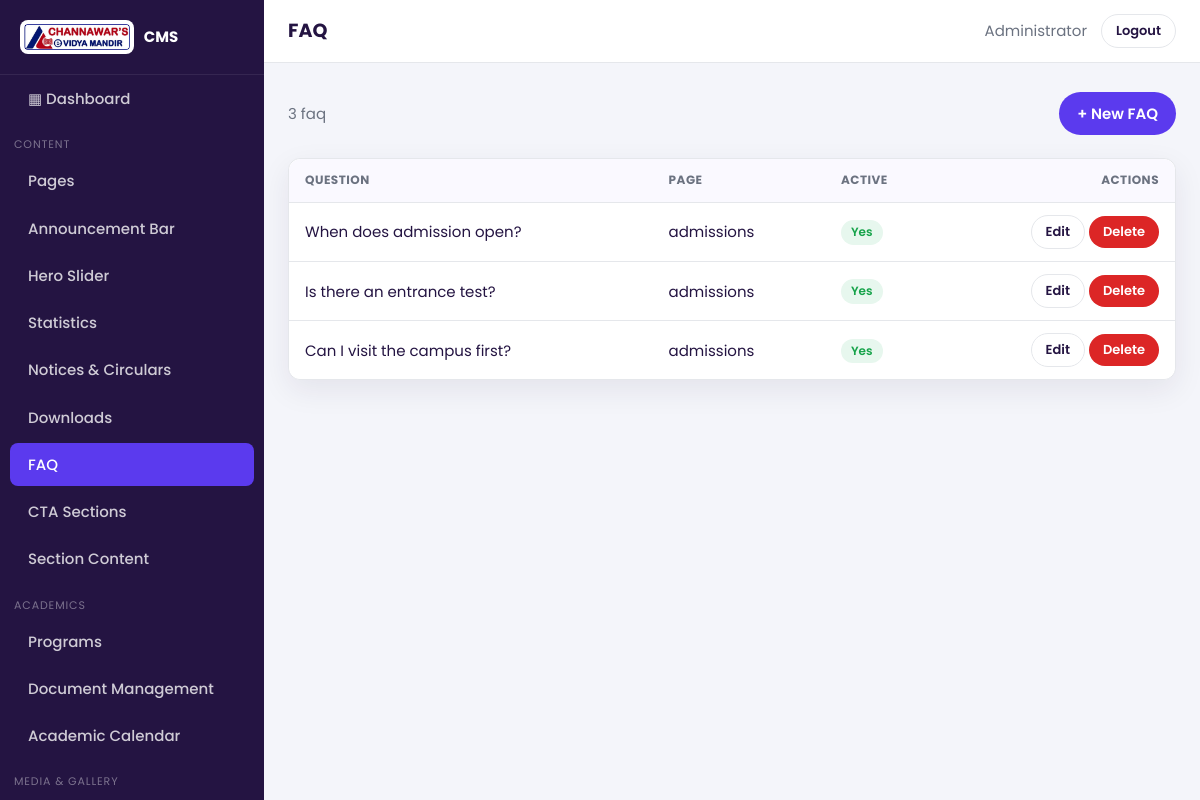
The app's page /admin/module/faqs (signed in) with its own data.
### tables this page shows
CREATE TABLE `cevm_users` (
  `id` int(10) unsigned NOT NULL AUTO_INCREMENT,
  `name` varchar(120) NOT NULL,
  `email` varchar(190) NOT NULL,
  `password` varchar(255) NOT NULL,
  `role` enum('admin','editor') NOT NULL DEFAULT 'editor',
  `avatar` varchar(255) DEFAULT NULL,
  `is_active` tinyint(1) NOT NULL DEFAULT 1,
  `reset_token` varchar(64) DEFAULT NULL,
  `reset_expires` datetime DEFAULT NULL,
  `last_login_at` datetime DEFAULT NULL,
  `created_at` datetime DEFAULT NULL,
  `updated_at` datetime DEFAULT NULL,
  `deleted_at` datetime DEFAULT NULL,
  PRIMARY KEY (`id`),
  UNIQUE KEY `uq_users_email` (`email`),
  KEY `idx_users_active` (`is_active`)
);

CREATE TABLE `cevm_faqs` (
  `id` int(10) unsigned NOT NULL AUTO_INCREMENT,
  `question` varchar(255) NOT NULL,
  `answer` text NOT NULL,
  `page` varchar(60) DEFAULT 'admissions',
  `sort_order` int(11) NOT NULL DEFAULT 0,
  `is_active` tinyint(1) NOT NULL DEFAULT 1,
  `created_at` datetime DEFAULT NULL,
  `updated_at` datetime DEFAULT NULL,
  PRIMARY KEY (`id`),
  KEY `idx_faq_page` (`page`)
);

### app/Core/Controller.php (called while the page is built, shortened)
<?php
abstract class Controller
{
    protected function view(string $view, array $data = [], ?string $layout = null): void
    {
        View::output($view, $data, $layout);
    }
}

### app/Controllers/Admin/CrudController.php (called while the page is built, shortened)
<?php
final class CrudController extends Controller
{
    private array $module;
    private string $key;
    private GenericModel $model;
    public function __construct(string $key)
    {
        $modules = require APP_PATH . '/modules.php';
        $this->key = $key;
        $this->module = $modules[$key];
        $this->model = new GenericModel($this->module['table'], !empty($this->module['softDelete']));
    }
    public function index(): void
    {
        $rows = $this->model->all($this->module['orderBy'] ?? 'id DESC');
        $this->view('admin/crud/list', [
            'title' => $this->module['label'],
            'moduleKey' => $this->key,
            'module' => $this->module,
            'rows' => $rows,
        ], 'admin/layout');
    }
}

### config/config.php (called while the page is built, shortened)
<?php
require_once CONFIG_PATH . '/database.php';
spl_autoload_register(static function (string $class): void {
    $relative = str_replace('\\', '/', substr($class, 4));
    $file = APP_PATH . '/' . $relative . '.php';
});
require_once APP_PATH . '/helpers.php';

### app/Core/Database.php (called while the page is built, shortened)
<?php
final class Database
{
    private static ?Database $instance = null;
    private ?PDO $pdo = null;
    public static function instance(): self
    {
        return self::$instance ??= new self();
    }
    public function pdo(): PDO
    {
        if ($this->pdo instanceof PDO) {
            return $this->pdo;
        }
        $dsn = sprintf('mysql:host=%s;port=%s;dbname=%s;charset=%s', DB_HOST, defined('DB_PORT') ? DB_PORT : '3306', DB_NAME, DB_CHARSET);
        $options = [
            PDO::ATTR_ERRMODE            => PDO::ERRMODE_EXCEPTION,
            PDO::ATTR_DEFAULT_FETCH_MODE => PDO::FETCH_ASSOC,
            PDO::ATTR_EMULATE_PREPARES   => false,
            PDO::ATTR_TIMEOUT            => 5,
        ];
        $delaysMs = [100, 200, 400, 800, 1200];
        $attempt = 0;
        while (true) {
            try {
                $this->pdo = new PDO($dsn, DB_USER, DB_PASS, $options);
                return $this->pdo;
            } catch (PDOException $e) {
                if ($attempt >= count($delaysMs)) {
                    throw $e;
                }
                usleep($delaysMs[$attempt] * 1000);
                $attempt++;
            }
        }
    }
    public function run(string $sql, array $params = []): PDOStatement
    {
        $stmt = $this->pdo()->prepare($sql);
        $stmt->execute($params);
        return $stmt;
    }
    public function first(string $sql, array $params = []): ?array
    {
        $row = $this->run($sql, $params)->fetch();
        return $row === false ? null : $row;
    }
    public function all(string $sql, array $params = []): array
    {
        return $this->run($sql, $params)->fetchAll();
    }
}

### app/Models/GenericModel.php (called while the page is built, shortened)
<?php
final class GenericModel extends Model
{
    public function __construct(string $table, bool $softDelete = false)
    {
        $this->table = $table;
        $this->softDelete = $softDelete;
    }
}

### app/Core/Model.php (called while the page is built, shortened)
<?php
abstract class Model
{
    protected string $table;
    protected bool $softDelete = false;
    protected Database $db;
    public function __construct()
    {
        $this->db = Database::instance();
    }
    protected function t(): string
    {
        return DB_PREFIX . $this->table;
    }
    private function notDeleted(string $where = ''): string
    {
        if (!$this->softDelete) return $where;
        $clause = 'deleted_at IS NULL';
        return $where === '' ? "WHERE {$clause}" : "{$where} AND {$clause}";
    }
    public function all(string $orderBy = 'id DESC', ?int $limit = null): array
    {
        $sql = "SELECT * FROM {$this->t()} " . $this->notDeleted() . " ORDER BY {$orderBy}";
        return $this->db->all($sql);
    }
}

### app/helpers.php (called while the page is built, shortened)
<?php
if (!function_exists('e')) {
    function e($value): string
    {
        return htmlspecialchars((string) ($value ?? ''), ENT_QUOTES | ENT_SUBSTITUTE, 'UTF-8');
    }
}
if (!function_exists('admin_url')) {
    function admin_url(string $path = ''): string
    {
        return ADMIN_URL . ($path !== '' ? '/' . ltrim($path, '/') : '');
    }
}
if (!function_exists('asset')) {
    function asset(string $path): string
    {
        return BASE_URL . '/assets/' . ltrim($path, '/');
    }
}
if (!function_exists('str_excerpt')) {
    function str_excerpt(string $text, int $words = 22): string
    {
        $text = trim(strip_tags($text));
        $parts = preg_split('/\s+/', $text);
        if (count($parts) <= $words) return $text;
        return implode(' ', array_slice($parts, 0, $words)) . '…';
    }
}

### app/Models/Setting.php (called while the page is built, shortened)
<?php
final class Setting
{
    private static ?array $cache = null;
    private static function load(): array
    {
        if (self::$cache === null) {
            self::$cache = [];
            $rows = Database::instance()->all(
                'SELECT setting_key, setting_value FROM ' . DB_PREFIX . 'settings'
            );
            foreach ($rows as $r) {
                self::$cache[$r['setting_key']] = $r['setting_value'];
            }
        }
        return self::$cache;
    }
    public static function get(string $key, ?string $default = null): ?string
    {
        $all = self::load();
        return $all[$key] ?? $default;
    }
}

### app/Core/Session.php (called while the page is built, shortened)
<?php
final class Session
{
    public static function get(string $key, $default = null)
    {
        return $_SESSION[$key] ?? $default;
    }
}

### app/Core/Auth.php (called while the page is built, shortened)
<?php
final class Auth
{
    public static function user(): ?array
    {
        return Session::get(self::KEY);
    }
    public static function id(): ?int
    {
        return self::user()['id'] ?? null;
    }
    public static function refresh(): void
    {
        $user = Database::instance()->first(
            'SELECT * FROM ' . DB_PREFIX . 'users WHERE id = ? LIMIT 1', [self::id()]
        );
    }
}

### app/Views/admin/crud/list.php (the view, shortened to what this page needs)
<?php
$types = [];
foreach ($module['fields'] as $f) { $types[$f['name']] = $f['type'] ?? 'text'; }
$boolCols = ['is_active', 'is_published', 'is_featured', 'is_pinned', 'is_approved'];
?>
<div class="toolbar">
  <p class="muted"><?= count($rows) ?> <?= e(strtolower($module['label'])) ?></p>
  <a class="btn" href="<?= admin_url('module/' . $moduleKey . '/create') ?>">+ New <?= e($module['singular']) ?></a>
</div>
<div class="card" style="overflow-x:auto">
<?php if (empty($rows)): ?>
  <div class="card__body"><p class="muted">No records yet. Click “New <?= e($module['singular']) ?>” to add one.</p></div>
<?php else: ?>
  <table class="table">
    <thead>
      <tr>
        <?php foreach ($module['listColumns'] as $col => $label): ?>
          <th><?= e($label) ?></th>
        <?php endforeach; ?>
        <th style="text-align:right">Actions</th>
      </tr>
    </thead>
    <tbody>
    <?php foreach ($rows as $r): ?>
      <tr>
        <?php foreach ($module['listColumns'] as $col => $label):
          $type = $types[$col] ?? 'text';
          $val = $r[$col] ?? ''; ?>
          <td>
            <?php if (in_array($col, $boolCols, true)): ?>
              <span class="badge <?= $val ? 'on' : 'off' ?>"><?= $val ? 'Yes' : 'No' ?></span>
            <?php elseif ($type === 'image' && $val): ?>
              <img class="thumb" src="<?= e(upload_url($val)) ?>" alt="">
            <?php else: ?>
              <?= e(str_excerpt((string) $val, 10)) ?>
            <?php endif; ?>
          </td>
        <?php endforeach; ?>
        <td style="text-align:right;white-space:nowrap">
          <a class="btn sm light" href="<?= admin_url('module/' . $moduleKey . '/edit/' . $r['id']) ?>">Edit</a>
          <form method="post" action="<?= admin_url('module/' . $moduleKey . '/delete/' . $r['id']) ?>" style="display:inline" data-confirm="Delete this <?= e(strtolower($module['singular'])) ?>?">
            <button class="btn sm danger" type="submit">Delete</button>
          </form>
        </td>
      </tr>
    <?php endforeach; ?>
    </tbody>
  </table>
<?php endif; ?>
</div>

### app/Views/admin/layout.php (shortened to what this page needs)
<?php
$modules = require APP_PATH . '/modules.php';
$groups = [];
foreach ($modules as $key => $m) {
    $groups[$m['group']][$key] = $m;
}
$uri = $_SERVER['REQUEST_URI'] ?? '';
$logo = Setting::get('logo') ?: asset('images/logo.jpg');
?><!DOCTYPE html>
<html lang="en">
<head>
<link rel="stylesheet" href="<?= asset('admin/admin.css') ?>">
</head>
<body>
<div class="admin">
  <aside class="sidebar">
    <div class="sidebar__brand">
      <img src="<?= e($logo) ?>" alt="Logo">
      <span>CMS</span>
    </div>
    <a class="item <?= str_contains($uri, '/dashboard') ? 'active' : '' ?>" href="<?= admin_url('dashboard') ?>">▦ Dashboard</a>
    <?php foreach ($groups as $groupName => $mods): ?>
      <div class="nav-group"><?= e($groupName) ?></div>
      <?php foreach ($mods as $key => $m): ?>
        <a class="item <?= str_contains($uri, 'module/' . $key) ? 'active' : '' ?>" href="<?= admin_url('module/' . $key) ?>">
          <?= e($m['label']) ?>
        </a>
      <?php endforeach; ?>
    <?php endforeach; ?>
  </aside>
  <div class="main">
    <header class="topbar">
      <div style="display:flex;align-items:center;gap:12px">
        <h1><?= e($title ?? '') ?></h1>
      </div>
      <div class="right">
        <a class="muted" href="<?= admin_url('profile') ?>"><?= e(Auth::user()['name'] ?? '') ?></a>
        <a class="btn light sm" href="<?= admin_url('logout') ?>">Logout</a>
      </div>
    </header>
    <main class="content">
      <?= $content ?>
    </main>
  </div>
</div>
</body>
</html>

### assets/admin/admin.css (style rules this page uses)
:root { --p:#5b3aee;--p600:#4a2fd6;--ink:#241442;--accent:#f8bc24; --bg:#f4f5fa;--card:#fff;--line:#e5e7eb;--muted:#6b7280; --ok:#16a34a;--err:#dc2626;--radius:12px;--sb:264px; --shadow:0 10px 30px rgba(36,20,66,.08); }
* { box-sizing:border-box }
html,body { margin:0;padding:0 }
body { font-family:Poppins,system-ui,sans-serif;background:var(--bg);color:var(--ink);font-size:15px;line-height:1.55 }
a { color:var(--p);text-decoration:none }
img { max-width:100%;display:block }
.admin { display:flex;min-height:100vh }
.sidebar { width:var(--sb);background:var(--ink);color:#fff;position:fixed;inset:0 auto 0 0;display:flex;flex-direction:column;transition:transform .3s ease;z-index:50;overflow-y:auto }
.sidebar__brand { display:flex;align-items:center;gap:10px;padding:20px;border-bottom:1px solid rgba(255,255,255,.08) }
.sidebar__brand img { height:34px;width:auto;background:#fff;border-radius:8px;padding:4px }
.sidebar__brand span { font-weight:700 }
.nav-group { padding:14px 14px 4px;font-size:11px;letter-spacing:.08em;text-transform:uppercase;color:rgba(255,255,255,.4) }
.sidebar a.item { display:flex;align-items:center;gap:10px;padding:10px 18px;color:rgba(255,255,255,.78);border-radius:8px;margin:2px 10px;font-weight:500 }
.sidebar a.item.active { background:var(--p);color:#fff }
.main { flex:1;margin-left:var(--sb);min-width:0;display:flex;flex-direction:column }
.topbar { background:#fff;border-bottom:1px solid var(--line);padding:14px 24px;display:flex;align-items:center;justify-content:space-between;position:sticky;top:0;z-index:30 }
.topbar h1 { font-size:19px;margin:0 }
.topbar .right { display:flex;align-items:center;gap:14px }
.content { padding:24px;flex:1 }
.card { background:var(--card);border:1px solid var(--line);border-radius:var(--radius);box-shadow:var(--shadow) }
.btn { display:inline-flex;align-items:center;gap:8px;border:0;cursor:pointer;font:inherit;font-weight:600;padding:10px 18px;border-radius:99px;background:var(--p);color:#fff;transition:.2s }
.btn.light { background:#fff;border:1px solid var(--line);color:var(--ink) }
.btn.danger { background:var(--err) }
.btn.sm { padding:6px 14px;font-size:13px }
.table { width:100%;border-collapse:collapse;background:#fff;border-radius:var(--radius);overflow:hidden }
.table th,.table td { padding:12px 16px;text-align:left;border-bottom:1px solid var(--line);vertical-align:middle }
.table th { background:#faf9ff;font-size:12px;text-transform:uppercase;letter-spacing:.04em;color:var(--muted) }
.table tr:last-child td { border-bottom:0 }
.badge { display:inline-block;padding:3px 10px;border-radius:99px;font-size:12px;font-weight:600 }
.badge.on { background:#e7f7ee;color:var(--ok) }
.toolbar { display:flex;flex-wrap:wrap;gap:12px;align-items:center;justify-content:space-between;margin-bottom:18px }
.muted { color:var(--muted) }
.right { margin-left:auto }

### records on screen
cevm_users: name "Administrator"
cevm_faqs: question "When does admission open?", page "admissions", is_active "Yes"
cevm_faqs: question "Is there an entrance test?", page "admissions", is_active "Yes"
cevm_faqs: question "Can I visit the campus first?", page "admissions", is_active "Yes"

### other values on screen
$groupName "CONTENT"
$m['label'] "Pages"
$m['label'] "Announcement Bar"
$m['label'] "Hero Slider"
$m['label'] "Statistics"
$m['label'] "Notices & Circulars"
$m['label'] "Downloads"
$m['label'] "FAQ"
$m['label'] "CTA Sections"
$m['label'] "Section Content"
$groupName "ACADEMICS"
$m['label'] "Programs"
$m['label'] "Document Management"
$m['label'] "Academic Calendar"
$groupName "MEDIA & GALLERY"
